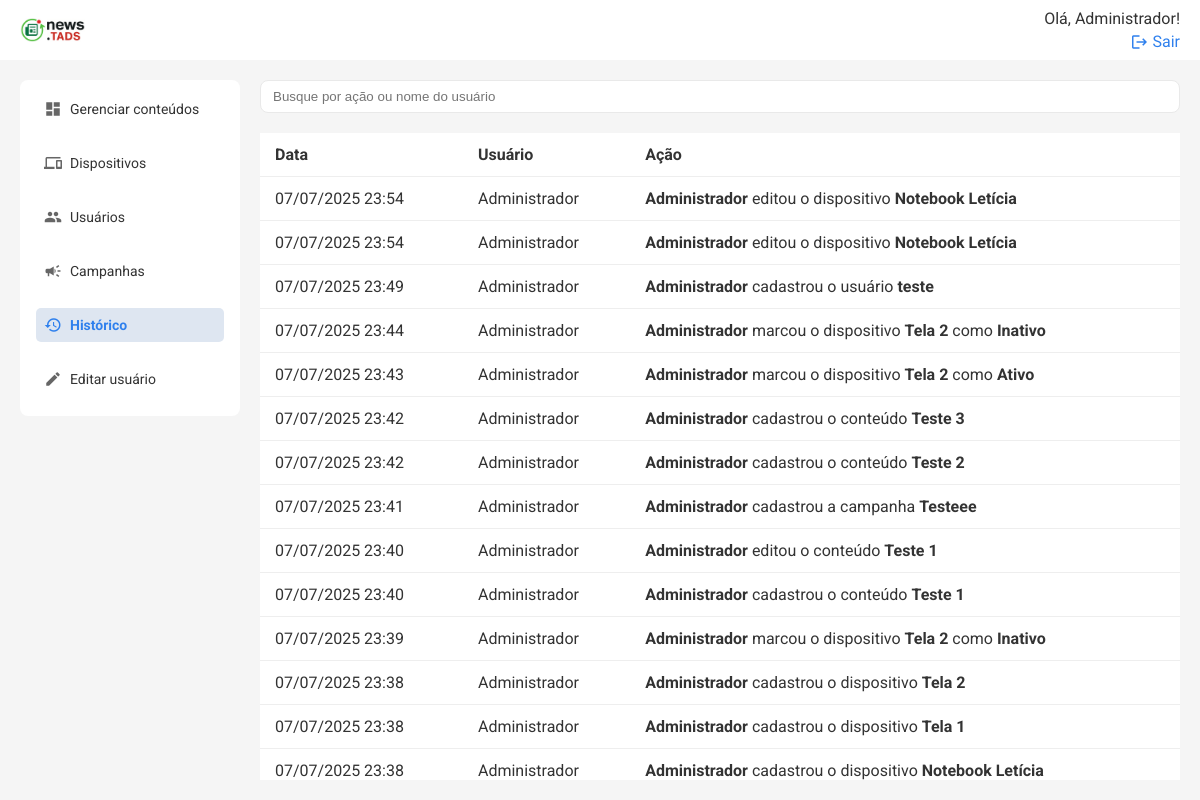
Page /historico (signed in) on the committed database.
### models.py (models this page shows, shortened)
class User(db.Model):
    id = db.Column(db.Integer, primary_key=True)
    name = db.Column(db.String(50), nullable=False)
    email = db.Column(db.String(120), nullable=False, unique=True)
    status = db.Column(db.String(10), nullable=False, default='Ativo')
    senha = db.Column(db.String(100), nullable=False)
    logUser = db.relationship('Log', backref=db.backref('user'))
    is_admin = db.Column(db.Boolean, default=False)

class Historico(db.Model):
    id = db.Column(db.Integer, primary_key=True)
    acao = db.Column(db.String(255), nullable=False)
    data = db.Column(db.DateTime, default=datetime.utcnow)
    usuario_id = db.Column(db.Integer, db.ForeignKey('user.id'))
    usuario = db.relationship('User', backref='historicos')

### routes/historico.py (the view)
@historico_bp.route('/historico')
@login_required
@admin_required
def listar_historico():
    registros = Historico.query.order_by(Historico.data.desc()).all()
    for r in registros:
        r.data_local = para_fuso_local(r.data)
        print("ORIGINAL:", registros[0].data)
        print("CONVERTIDO:", registros[0].data_local)
    return render_template('historico.html', historico=registros)

### timezone.py (called while the page is built)
def para_fuso_local(dt):
    if dt.tzinfo is None:
        from pytz import utc
        dt = utc.localize(dt)
    return dt.astimezone(FUSO_MS)

### templates/historico.html (shortened to what this page needs)
{% extends 'base.html' %} {% block title %}Histórico{% endblock %} {% block
content %}
<div class="search-cta">
    <input
        type="text"
        placeholder="Busque por ação ou nome do usuário"
        class="search"
        id="buscaHistorico"
    />
</div>
<div class="table-wrapper">
    <table class="table">
        <thead>
            <tr>
                <th>Data</th>
                <th>Usuário</th>
                <th>Ação</th>
            </tr>
        </thead>
        <tbody id="historicoTableBody">
            {% for item in historico %}
            <tr>
                <td>{{ item.data_local.strftime('%d/%m/%Y %H:%M') }}</td>
                <td>{{ item.usuario.name if item.usuario else 'Sistema' }}</td>
                <td>{{ item.acao|safe }}</td>
            </tr>
            {% endfor %}
        </tbody>
    </table>
</div>
{% endblock %}

### templates/base.html (shortened to what this page needs)
<!DOCTYPE html>
<html lang="pt-BR">
    <head>
        <link
            rel="stylesheet"
            href="{{ url_for('static', filename='css/styles.css') }}"
        />
    </head>
    <body>
        {% include 'topo.html' %}
        <div class="container">
            {% include 'menu.html' %}
            <main class="content">{% block content %}{% endblock %}</main>
        </div>
    </body>
</html>

### templates/topo.html (shortened to what this page needs)
<header class="topbar">
    <a href="{{ url_for('conteudos.listar_conteudos') }}" class="logo-topo">
        <img
            src="{{ url_for('static', filename='images/if_news.png') }}"
            alt="IFMS Logo"
            style="height: 24px; vertical-align: middle; margin-right: 8px"
        />
    </a>
    <div class="profile">
        {% if session['user_name'] %}
        <span>Olá, {{ session['user_name'] }}!</span>
        <a href="{{ url_for('auth.logout') }}">
            <span class="material-icons">logout</span>
            Sair
        </a>
        {% else %}
        <a href="{{ url_for('auth.login_usuario') }}">Entrar</a>
        {% endif %}
    </div>
</header>

### templates/menu.html
<aside class="sidebar">
    <nav>
        <a
            href="{{ url_for('conteudos.listar_conteudos') }}"
            class="{% if request.path == url_for('conteudos.listar_conteudos') %}active{% endif %}"
        >
            <span class="material-icons">dashboard</span>
            Gerenciar conteúdos
        </a>
        <a
            href="{{ url_for('telas.listar_dispositivos') }}"
            class="{% if request.path == url_for('telas.listar_dispositivos') %}active{% endif %}"
        >
            <span class="material-icons">devices</span>
            Dispositivos
        </a>
        {% if session.get('user_id') and session.get('is_admin') %}
        <a
            href="{{ url_for('users.listar_usuarios') }}"
            class="{% if request.path == url_for('users.listar_usuarios') %}active{% endif %}"
        >
            <span class="material-icons">people</span>
            Usuários
        </a>
        {% endif %}
        <a
            href="{{ url_for('campanhas.listar_campanhas') }}"
            class="{% if request.path == url_for('campanhas.listar_campanhas') %}active{% endif %}"
        >
            <span class="material-icons">campaign</span>
            Campanhas
        </a>
        {% if session.get('user_id') and session.get('is_admin') %}
        <a
            href="{{ url_for('historico.listar_historico') }}"
            class="{% if request.path == url_for('historico.listar_historico') %}active{% endif %}"
        >
            <span class="material-icons">history</span>
            Histórico
        </a>
        {% endif %}
        <a href="#" id="editProfileLink">
            <span class="material-icons">edit</span>
            Editar usuário
        </a>
    </nav>
</aside>

### static/css/styles.css (style rules this page uses)
* { box-sizing: border-box; }
body { margin: 0; font-family: 'Roboto', sans-serif; color: #333; background-color: #f5f5f5; }
.container { display: flex; height: 100vh; }
.sidebar { width: 220px; background: #ffffff; font-size: 14px; padding: 12px 16px 0 16px; box-sizing: border-box; margin: 80px 0 0 20px; border-radius: 8px; height: fit-content; }
.sidebar nav a { display: flex; align-items: center; gap: 8px; margin-bottom: 20px; text-decoration: none; color: #333; padding: 8px; border-radius: 5px; transition: background 0.3s; }
.sidebar nav a .material-icons { font-size: 20px; color: #666; }
.sidebar nav a.active .material-icons { color: #2f80ed; }
.sidebar nav a.active { background: #dee6f1; font-weight: bold; color: #2f80ed; }
.content { flex: 1; display: flex; flex-direction: column; padding: 20px; margin-top: 60px; box-sizing: border-box; overflow: hidden; height: calc(100vh - 60px); }
.table-wrapper { flex: 1; overflow-y: auto; }
.table thead th { position: sticky; top: 0; background: white; z-index: 1; }
.topbar { width: 100%; background: #ffffff; padding-inline: 20px; box-sizing: border-box; display: flex; justify-content: space-between; align-items: center; position: fixed; top: 0; left: 0; height: 60px; z-index: 100; }
.topbar .profile a { text-align: right; font-size: 16px; color: #2f80ed; text-decoration: none; display: flex; align-items: center; gap: 4px; }
.topbar .profile a .material-icons { font-size: 16px; }
.profile { display: flex; flex-direction: column; align-items: flex-end; gap: 4px; }
.search-cta { display: flex; gap: 12px; margin-bottom: 20px; }
.search { padding: 8px 12px; width: 100%; border: 1px solid #e9e9e9; border-radius: 8px; outline: none; }
.table { width: 100%; border-collapse: collapse; background: white; border-radius: 8px; }
.table th, .table td { padding: 12px 15px; border-bottom: 1px solid #eee; vertical-align: middle; }
.table th { text-align: left; }
.material-icons { font-size: 18px !important; vertical-align: middle; }

### rows in the picture
User: user_name "Administrador"
Historico: data_local "07/07/2025 23:54", usuario "Administrador", acao "Administrador editou o dispositivo Notebook Letícia"
Historico: data_local "07/07/2025 23:54", usuario "Administrador", acao "Administrador editou o dispositivo Notebook Letícia"
Historico: data_local "07/07/2025 23:49", usuario "Administrador", acao "Administrador cadastrou o usuário teste"
Historico: data_local "07/07/2025 23:44", usuario "Administrador", acao "Administrador marcou o dispositivo Tela 2 como Inativo"
Historico: data_local "07/07/2025 23:43", usuario "Administrador", acao "Administrador marcou o dispositivo Tela 2 como Ativo"
Historico: data_local "07/07/2025 23:42", usuario "Administrador", acao "Administrador cadastrou o conteúdo Teste 3"
Historico: data_local "07/07/2025 23:42", usuario "Administrador", acao "Administrador cadastrou o conteúdo Teste 2"
Historico: data_local "07/07/2025 23:41", usuario "Administrador", acao "Administrador cadastrou a campanha Testeee"
Historico: data_local "07/07/2025 23:40", usuario "Administrador", acao "Administrador editou o conteúdo Teste 1"
Historico: data_local "07/07/2025 23:40", usuario "Administrador", acao "Administrador cadastrou o conteúdo Teste 1"
Historico: data_local "07/07/2025 23:39", usuario "Administrador", acao "Administrador marcou o dispositivo Tela 2 como Inativo"
Historico: data_local "07/07/2025 23:38", usuario "Administrador", acao "Administrador cadastrou o dispositivo Tela 2"
Historico: data_local "07/07/2025 23:38", usuario "Administrador", acao "Administrador cadastrou o dispositivo Tela 1"
Historico: data_local "07/07/2025 23:38", usuario "Administrador", acao "Administrador cadastrou o dispositivo Notebook Letícia"
